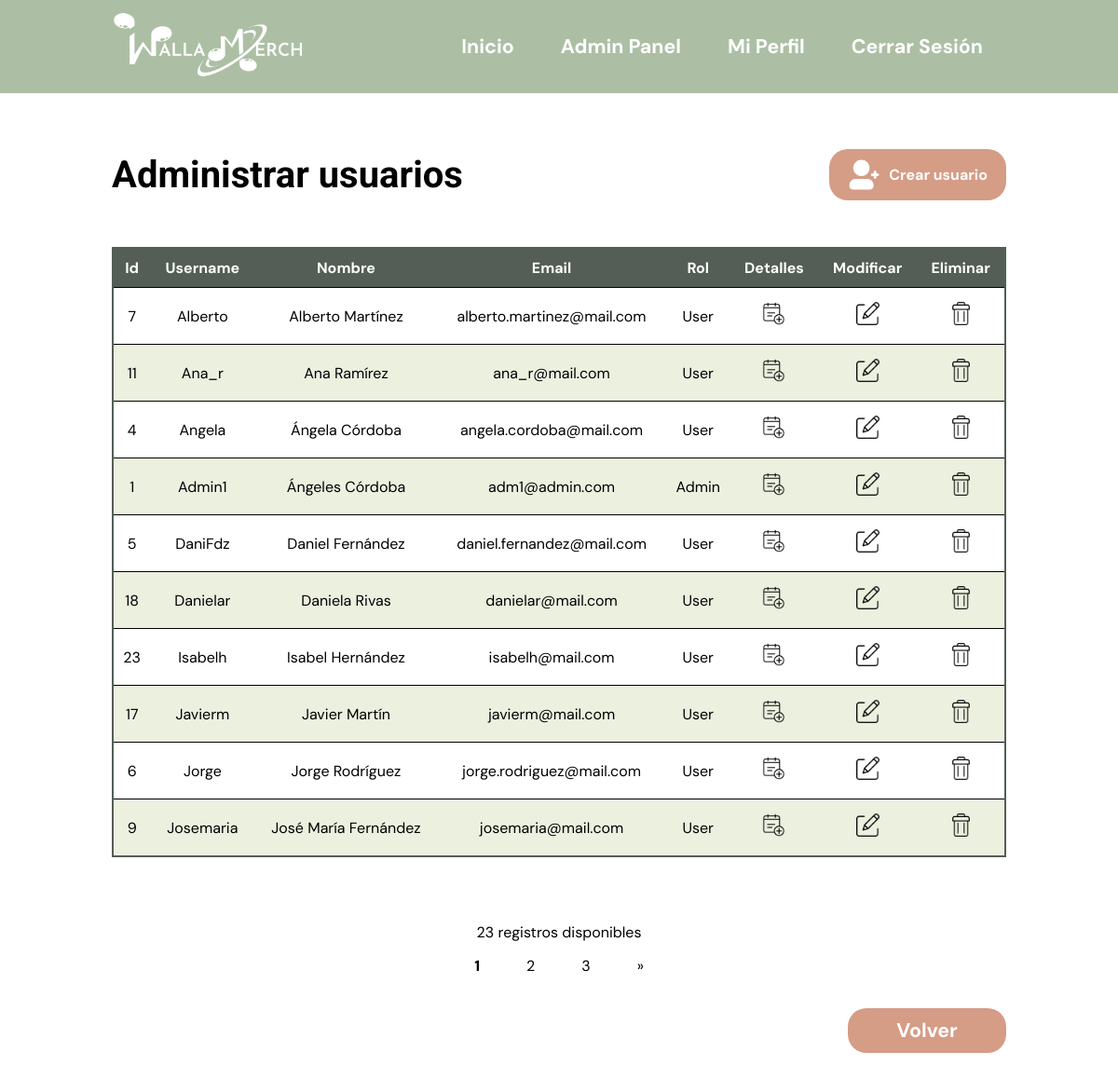
/php/admin/usuarios/admin-usuarios.php (signed in), run on the app's committed database.
### tables this page shows
create table if not exists usuario(
	id_usuario int auto_increment,
    username varchar(100) unique not null,
    email varchar(100) unique not null,
    pass varchar(100) not null,
    tipo_usuario int not null,
    nombre varchar(100),
    apellido1 varchar(100),
    apellido2 varchar(100),
    fechaRegistro date DEFAULT current_timestamp(),
    PRIMARY KEY (id_usuario)
);

### php/admin/usuarios/admin-usuarios.php (called while the page is built, shortened)
<?php
require_once ("../../../database/users-db.php");
try {
    $productosPorPagina = 10;
    $pagina = 1;
    $limit = $productosPorPagina;
    $offset = ($pagina -1 ) * $productosPorPagina;
    $usuarios = verUsuarios($limit, $offset);
    require_once("../../../vistas/admin-panel/usuarios/admin-panel-usuarios.php");
} catch (Exception $e){
    echo "<script type='text/javascript'>alert('Ha habido un error, no se han podido cargar los productos. Inténtelo de nuevo de nuevo');</script>";
    header("Refresh:0; url=../productos/home.php");
}
?>

### database/users-db.php (called while the page is built, shortened)
<?php
	function verUsuarios($limit, $offset){
			$query = "SELECT *
								FROM usuario
								ORDER BY nombre ASC
								LIMIT ? OFFSET ?";
			$stmt = mysqli_prepare($GLOBALS["con"], $query);
			mysqli_stmt_bind_param($stmt, "ii", $limit, $offset);
			mysqli_stmt_execute($stmt);
			$result = mysqli_stmt_get_result($stmt);
			$usuarios = array();
			while($fila = mysqli_fetch_array($result)){
					$usuarios[] = $fila;
			}
			return $usuarios;
	}
?>

### vistas/admin-panel/usuarios/admin-panel-usuarios.php (the view, shortened to what this page needs)
<!DOCTYPE html>
<html lang="en">
    <head>
        <link rel="stylesheet" href="../../../styles/log-in.css" />
        <link rel="stylesheet" href="../../../styles/navbar.css" />
        <link rel="stylesheet" href="../../../styles/admin-panel.css" />
        <link rel="stylesheet" href="../../../styles/utils.css"/>
    </head>
    <body>
        <?php
            require_once ("../../../vistas/navbar.php");
        ?>
        <main>
            <div class="user-main">
                <h1>Administrar usuarios</h1>
                <a id="add-user" class="boton" href="./crear_usuario.php" id="adduser">
                    <img src="../../../imgs/add-user.png" alt="Add user" id="adduser-img">
                    Crear usuario
                </a>
            </div>
            <div>
                <table class="admin-table">
                    <tr>
                        <th class="th">Id</th>
                        <th class="th">Username</th>
                        <th class="th">Nombre</th>
                        <th class="th">Email</th>
                        <th class="th">Rol</th>
                        <th class="th tr-icons" >Detalles</th>
                        <th class="th tr-icons" >Modificar</th>
                        <th class="th tr-icons">Eliminar</th>
                    </tr>
                <?php
                foreach($usuarios as $usuario){
                    echo "<tr>
                            <td>".$usuario['id_usuario']."</td>
                            <td>".$usuario['username']."</td>
                            <td>".$usuario['nombre'].' '. $usuario['apellido1']. "</td>
                            <td>".$usuario['email']."</td>";
                            if ($usuario['tipo_usuario'] == 0){
                                echo "<td>Admin</td>";
                            }
                            else{
                                echo "<td>User</td>";
                            }
                            echo "
                            <td class='td-icon'>
                                <a
                                    href='../../profile/mi-perfil/my-profile.php?id_usuario=".$usuario['id_usuario']."'>
                                    <img src='../../../imgs/moreinfo.png' alt='Detalles de usuario' class='user-tools'>
                                </a
                            </td>
                            <td class='td-icon'>
                                <a
                                    href='./modificar_usuario.php?id_usuario=".$usuario['id_usuario']."'>
                                    <img src='../../../imgs/edit.png' alt='Editar usuario' class='user-tools'>
                                </a
                            </td>
                            <td class='td-icon'>
                                <a onClick=\"javascript: return confirm('¿Seguro que quieres borrar este usuario?');\"
                                    href='./borrar_usuario.php?id_usuario=".$usuario['id_usuario']."'>
                                    <img src='../../../imgs/delete.png' alt='Eliminar usuario' class='user-tools'>
                                </a
                            </td>
                    </tr>";
                }
                ?>
                </table>
            </div>
            <?php
            require_once ("../../../vistas/utils/paginacion.php");
            ?>
            <div class="div-button">
                <div class="admin-button">
                    <a href='../admin.php'>Volver</a>
                </div>
            </div>
        </main>
    </body>
</html>

### styles/log-in.css (style rules this page uses)
h1 { font-family: "Roboto", sans-serif; font-size: 30pt; padding-bottom: 0px; margin-inline-start: 0px; margin-inline-end: 0px; font-weight: bold; }

### styles/navbar.css (style rules this page uses)
* { padding: 0; margin: 0; font-family: "DM Sans", sans-serif; }
h1, h2, h3, h4, h4, h6 { font-family: "Roboto", sans-serif; }
a { text-decoration: none; }
main { padding: 60px 10%; }

### styles/admin-panel.css (style rules this page uses)
h1 { font-family: "Roboto", sans-serif; font-size: 30pt; padding-bottom: 0px; margin-inline-start: 0px; margin-inline-end: 0px; font-weight: bold; }
.user-main { display: flex; flex-wrap: nowrap; align-items: center; justify-content: space-between; margin: 0px 0px 50px 0px; }
a#add-user { background-color: #d59c86; color: white; text-decoration: none; display: flex; flex-wrap: nowrap; align-items: center !important; justify-content: space-between; width: 150px; padding: 10px 20px; border: none; border-radius: 20px; color: white; font-weight: bold; }
#adduser-img { width: 35px; }
.admin-table { width: 100%; border-collapse: collapse; border: 2px solid #545e56; margin: 0px 0px 50px 0px; }
.admin-table th { padding: 10px; background-color: #545e56; color: white; }
tr:nth-child(odd) { background-color: #ecf0df; }
tr:nth-child(even) { background-color: #fff; }
.admin-table tr { border: 1px solid; padding: 20px; }
.admin-table td { padding: 15px 7px; text-align: center; }
.user-tools { width: 25px; }
.admin-button { width: 150px; }
.div-button { display: flex; align-items: center; justify-content: flex-end; }
.admin-button { background-color: #d59c86; padding: 10px; border: none; border-radius: 20px; color: white; font-size: 16pt; font-weight: bold; text-decoration: none; color: white; text-align: center; }
.admin-button a { color: white; }

### data on the page
usuario: id_usuario "7", username "Alberto", nombre "Alberto", apellido1 "Martínez", email "alberto.martinez@mail.com", tipo_usuario "User"
usuario: id_usuario "11", username "Ana_r", nombre "Ana", apellido1 "Ramírez", email "ana_r@mail.com", tipo_usuario "User"
usuario: id_usuario "4", username "Angela", nombre "Ángela", apellido1 "Córdoba", email "angela.cordoba@mail.com", tipo_usuario "User"
usuario: id_usuario "1", username "Admin1", nombre "Ángeles", apellido1 "Córdoba", email "adm1@admin.com", tipo_usuario "Admin"
usuario: id_usuario "5", username "DaniFdz", nombre "Daniel", apellido1 "Fernández", email "daniel.fernandez@mail.com", tipo_usuario "User"
usuario: id_usuario "18", username "Danielar", nombre "Daniela", apellido1 "Rivas", email "danielar@mail.com", tipo_usuario "User"
usuario: id_usuario "23", username "Isabelh", nombre "Isabel", apellido1 "Hernández", email "isabelh@mail.com", tipo_usuario "User"
usuario: id_usuario "17", username "Javierm", nombre "Javier", apellido1 "Martín", email "javierm@mail.com", tipo_usuario "User"
usuario: id_usuario "6", username "Jorge", nombre "Jorge", apellido1 "Rodríguez", email "jorge.rodriguez@mail.com", tipo_usuario "User"
usuario: id_usuario "9", username "Josemaria", nombre "José María", apellido1 "Fernández", email "josemaria@mail.com", tipo_usuario "User"

### other printed values
$conteoPaginas "23"
